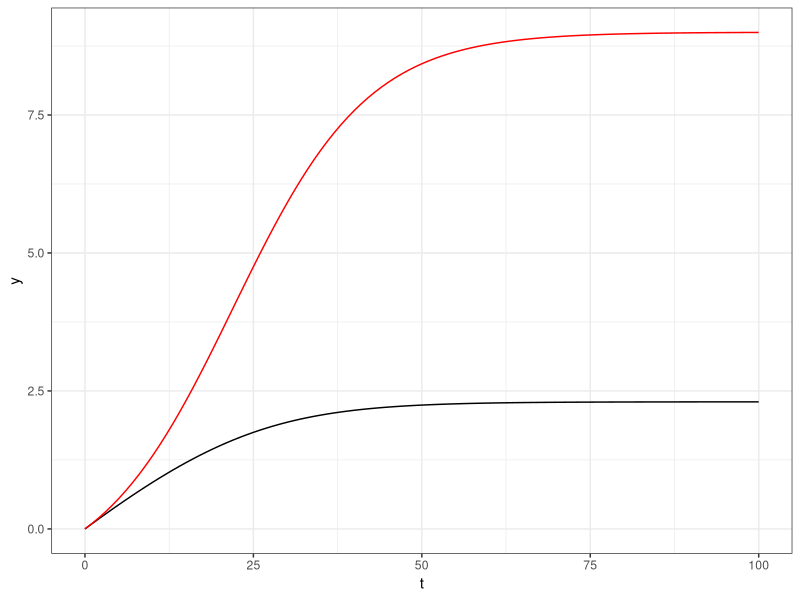
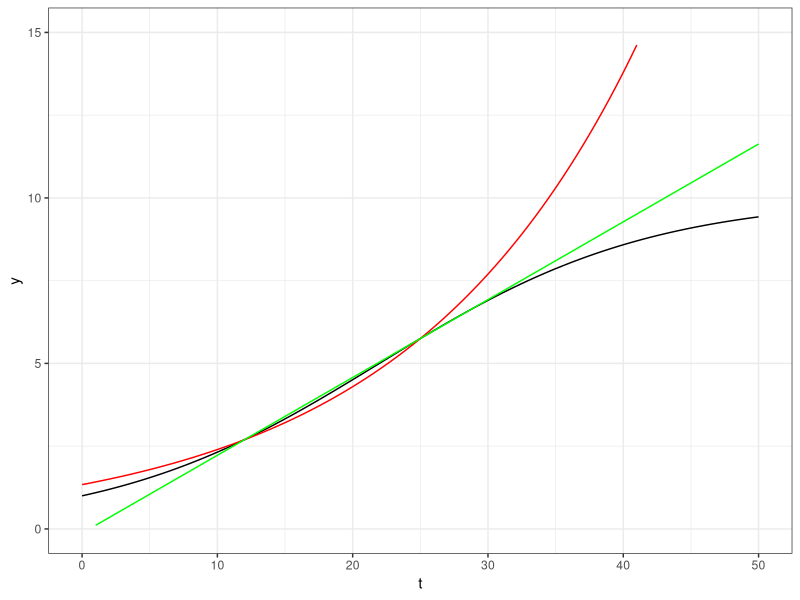
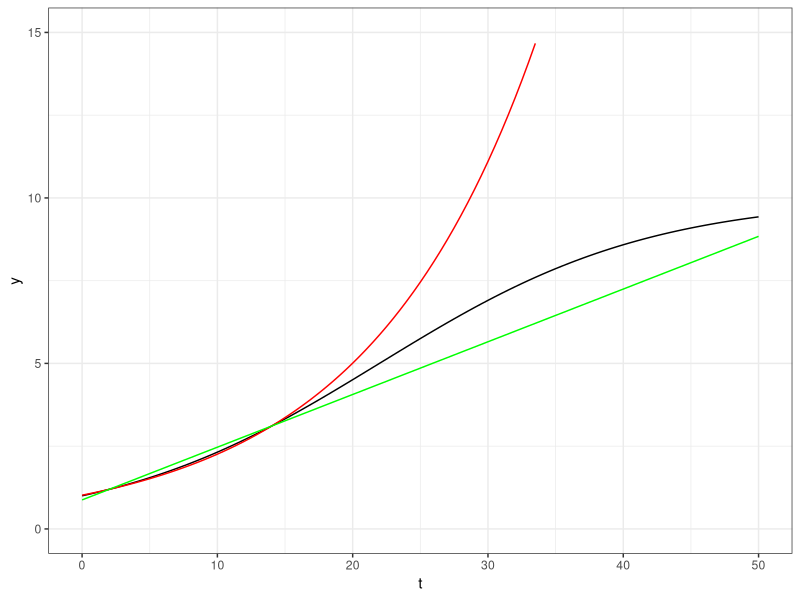

These figures' R source, in order:
## ---- chunk 1
knitr::opts_chunk$set(echo = TRUE)
library(ggplot2)

## ---- chunk 2
log_sigmoid <- function(t,Po=Po,K=K,r=r){
  log_val <- r*t + log(K/(K+Po*(exp(r*t)-1)));
  return(log_val);
}

sigmoid <- function(t,Po=Po,K=K,r=r){
  sig_val <- (K*Po*exp(r*t))/(K+Po*(exp(r*t)-1)) - Po;
  return(sig_val);
}

Po <- 1;
K <- 10;
r <- 0.1;
#log_sigmoid(Po,K,r,t=1)

ggplot(data = data.frame(t=c(0,100)),aes(x=t)) + stat_function(fun = log_sigmoid, args = list(Po,K,r)) + stat_function(fun = sigmoid, args = list(Po,K,r), color = "red") + theme_bw()

## ---- chunk 3


sigmoid2 <- function(t,Po=Po,K=K,r=r){
  sig_val <- (K*Po*exp(r*t))/(K+Po*(exp(r*t)-1));
  return(sig_val);
}



sigmoid_lin_approx <- function(t,t1,t2,Po=Po,K=K,r=r){
  line_slope <- ((K*Po*exp(r*t2))/(K+Po*(exp(r*t2)-1)) - (K*Po*exp(r*t1))/(K+Po*(exp(r*t1)-1)))/(t2-t1);
  line_function <- (K*Po*exp(r*t1))/(K+Po*(exp(r*t1)-1)) + 
  line_slope*(t-t1);
  return(line_function);
}

sigmoid_exp_approx <- function(t,t1,t2,Po=Po,K=K,r=r){
  r_est <- (log(((K*Po*exp(r*t2))/(K+Po*(exp(r*t2)-1)))) - log((K*Po*exp(r*t1))/(K+Po*(exp(r*t1)-1))))/(t2-t1);
  exp_function <- ((K*Po*exp(r*t1))/(K+Po*(exp(r*t1)-1)))*exp(r_est*(t-t1));
  return(exp_function);
}

t2 <- 25
t1 <- 12


ggplot(data = data.frame(t=c(0,50)),aes(x=t)) + stat_function(fun = sigmoid2, args = list(Po,K,r)) + stat_function(fun = sigmoid_exp_approx, args = list(t1,t2,Po,K,r), color = "red") +
  stat_function(fun = sigmoid_lin_approx, args = list(t1,t2,Po,K,r),color = "green") +
  theme_bw() + scale_y_continuous(limits = c(0,15))




## ---- chunk 4
t2 <- 14
t1 <- 2


ggplot(data = data.frame(t=c(0,50)),aes(x=t)) + stat_function(fun = sigmoid2, args = list(Po,K,r)) + stat_function(fun = sigmoid_exp_approx, args = list(t1,t2,Po,K,r), color = "red") +
  stat_function(fun = sigmoid_lin_approx, args = list(t1,t2,Po,K,r),color = "green") +
  theme_bw() + scale_y_continuous(limits = c(0,15))

